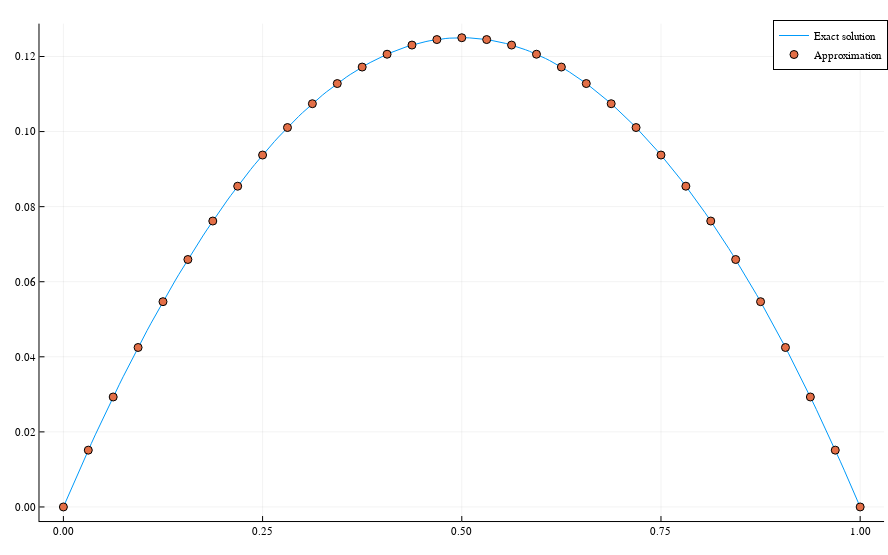

The notebook cell saved with this chart:
### Code cell
exact_solution_1 = x -> (1/2)*x*(1-x)

sol_domain = zeros(201)
for i in 1:201
    sol_domain[i]=(i-1)/200
end

NELEM = 32
result_domain = zeros(NELEM+1)
for i in 1:NELEM+1
    result_domain[i]=(i-1)/NELEM
end

u = finite_elements(NELEM, x->1, ϕ, ϕ_prime)

plotly()
plot(sol_domain, exact_solution_1.(sol_domain), labels="Exact solution")
plot!(result_domain, u, seriestype = :scatter, size = (888, 555), labels="Approximation")

### Figure 1 — Plotly figure (JSON) as saved in the notebook; plotly's stock layout.template omitted (floating-point values rounded to 4 significant figures; data arrays with more than 128 entries replaced by an {"elided": "..."} marker saying what was removed)
{"data": [{"colorbar": {"title": ""}, "legendgroup": "Exact solution", "line": {"color": "rgba(0, 154, 250, 1.000)", "dash": "solid", "shape": "linear", "width": 1}, "mode": "lines", "name": "Exact solution", "showlegend": true, "type": "scatter", "x": {"elided": "201 float values"}, "xaxis": "x", "y": {"elided": "201 float values"}, "yaxis": "y", "zmax": null, "zmin": null}, {"colorbar": {"title": ""}, "legendgroup": "Approximation", "marker": {"color": "rgba(227, 111, 71, 1.000)", "line": {"color": "rgba(0, 0, 0, 1.000)", "width": 1}, "size": 8, "symbol": "circle"}, "mode": "markers", "name": "Approximation", "showlegend": true, "type": "scatter", "x": [0, 0.03125, 0.0625, 0.09375, 0.125, 0.1562, 0.1875, 0.2188, 0.25, 0.2812, 0.3125, 0.3438, 0.375, 0.4062, 0.4375, 0.4688, 0.5, 0.5312, 0.5625, 0.5938, 0.625, 0.6562, 0.6875, 0.7188, 0.75, 0.7812, 0.8125, 0.8438, 0.875, 0.9062, 0.9375, 0.9688, 1], "xaxis": "x", "y": [0, 0.01514, 0.0293, 0.04248, 0.05469, 0.06592, 0.07617, 0.08545, 0.09375, 0.1011, 0.1074, 0.1128, 0.1172, 0.1206, 0.123, 0.1245, 0.125, 0.1245, 0.123, 0.1206, 0.1172, 0.1128, 0.1074, 0.1011, 0.09375, 0.08545, 0.07617, 0.06592, 0.05469, 0.04248, 0.0293, 0.01514, 0], "yaxis": "y", "zmax": null, "zmin": null}], "layout": {"annotations": [], "height": 555, "legend": {"bgcolor": "rgba(255, 255, 255, 1.000)", "bordercolor": "rgba(0, 0, 0, 1.000)", "borderwidth": 1, "font": {"color": "rgba(0, 0, 0, 1.000)", "family": "sans-serif", "size": 11}, "title": {"font": {"color": "rgba(0, 0, 0, 1.000)", "family": "sans-serif", "size": 15}, "text": ""}, "tracegroupgap": 0, "traceorder": "normal", "x": 1, "xanchor": "auto", "y": 1, "yanchor": "auto"}, "margin": {"b": 20, "l": 0, "r": 0, "t": 20}, "paper_bgcolor": "rgba(255, 255, 255, 1.000)", "plot_bgcolor": "rgba(255, 255, 255, 1.000)", "showlegend": true, "width": 888, "xaxis": {"anchor": "y", "domain": [0.04447, 0.9956], "gridcolor": "rgba(0, 0, 0, 0.100)", "gridwidth": 0.5, "linecolor": "rgba(0, 0, 0, 1.000)", "mirror": false, "range": [-0.03, 1.03], "showgrid": true, "showline": true, "showticklabels": true, "tickangle": 0, "tickcolor": "rgb(0, 0, 0)", "tickfont": {"color": "rgba(0, 0, 0, 1.000)", "family": "sans-serif", "size": 11}, "tickmode": "array", "ticks": "inside", "ticktext": ["0.00", "0.25", "0.50", "0.75", "1.00"], "tickvals": [0, 0.25, 0.5, 0.75, 1], "title": "", "titlefont": {"color": "rgba(0, 0, 0, 1.000)", "family": "sans-serif", "size": 15}, "type": "-", "visible": true, "zeroline": false, "zerolinecolor": "rgba(0, 0, 0, 1.000)"}, "yaxis": {"anchor": "x", "domain": [0.02711, 0.9929], "gridcolor": "rgba(0, 0, 0, 0.100)", "gridwidth": 0.5, "linecolor": "rgba(0, 0, 0, 1.000)", "mirror": false, "range": [-0.00375, 0.1288], "showgrid": true, "showline": true, "showticklabels": true, "tickangle": 0, "tickcolor": "rgb(0, 0, 0)", "tickfont": {"color": "rgba(0, 0, 0, 1.000)", "family": "sans-serif", "size": 11}, "tickmode": "array", "ticks": "inside", "ticktext": ["0.00", "0.02", "0.04", "0.06", "0.08", "0.10", "0.12"], "tickvals": [0, 0.02, 0.04, 0.06, 0.08, 0.1, 0.12], "title": "", "titlefont": {"color": "rgba(0, 0, 0, 1.000)", "family": "sans-serif", "size": 15}, "type": "-", "visible": true, "zeroline": false, "zerolinecolor": "rgba(0, 0, 0, 1.000)"}}}
